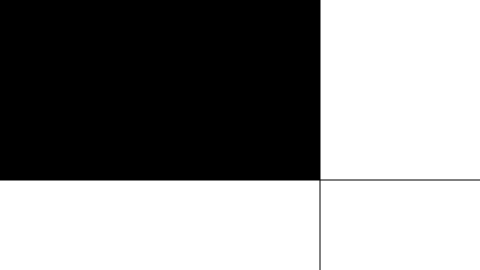
Frame 1 (no input)
Frame 60 (no input): identical to frame 1, image omitted
Frame 120 (the mouse pressed at the canvas centre since frame 60): identical to frame 1, image omitted

The p5.js sketch that drew this single still picture (run headless with seeded random() and noise() and a simulated clock; from frame 60 on, the mouse is pressed at the canvas centre):

// p5.js sketch
// ── sketch.js
// Learning Processing
// Daniel Shiffman
// http://www.learningprocessing.com

// Example 5-3: Rollovers
function setup() {
  createCanvas(480, 270);
}

function draw() {
  background(255);
  stroke(0);
  line(320,0,320,360);
  line(0,180,640,180);
  
  // Fill a black color
  noStroke();
  fill(0);

  // Depending on the mouse location, a different rectangle is displayed.    
  if (mouseX < 320 && mouseY < 180) {
    rect(0,0,320,180);
  } else if (mouseX > 320 && mouseY < 180) {
    rect(320,0,320,180);
  } else if (mouseX < 320 && mouseY > 180) {
    rect(0,180,320,180);
  } else if (mouseX > 320 && mouseY > 180) {
    rect(320,180,320,180);
  }
}
